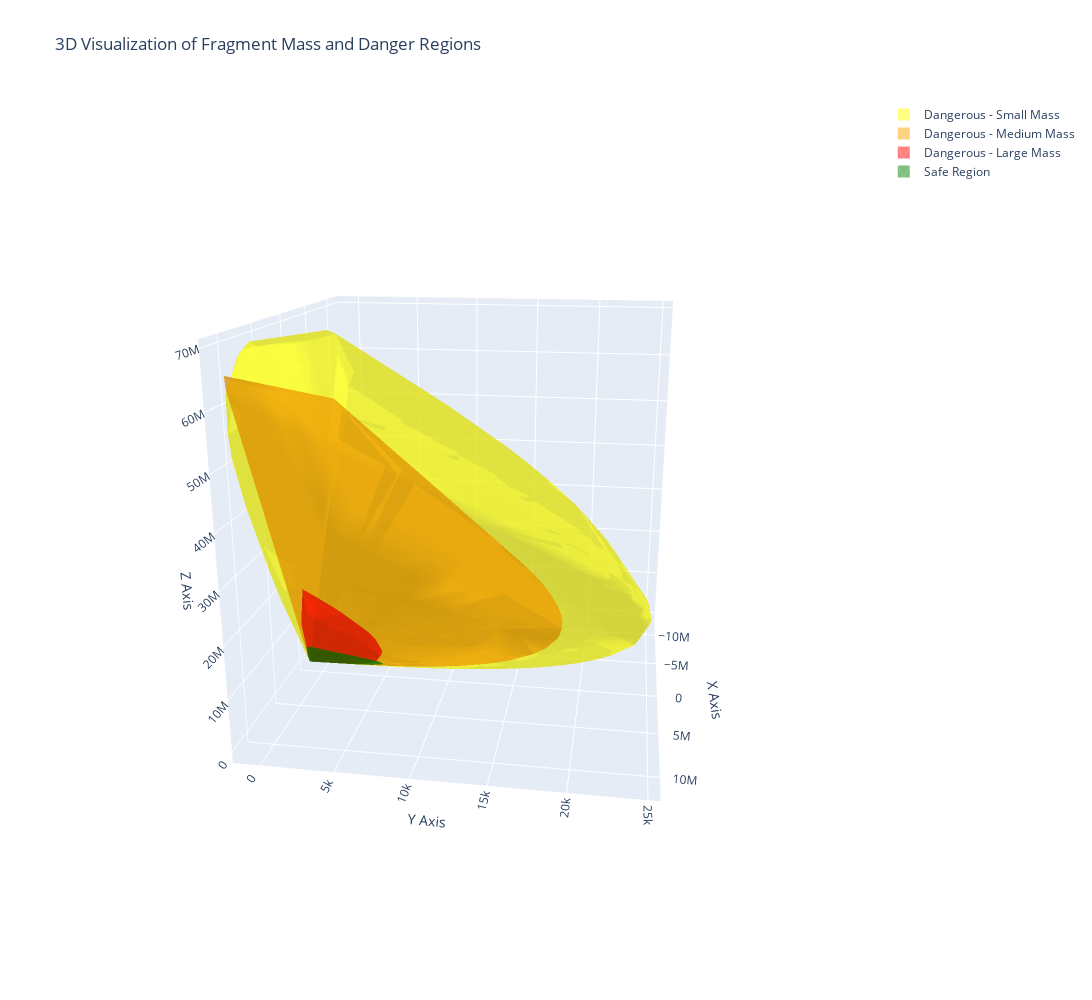

Here is the notebook cell this chart was saved with:
### Code cell
import pandas as pd
import plotly.graph_objects as go
import trimesh
import numpy as np

data_path = '/home/jovyan/share/8TB-share/qilin/fragment/Ejection.csv'
data = pd.read_csv(data_path)
filtered_data = data.sample(frac=0.1)
filtered_data['Danger'] = filtered_data['Danger'].astype(str)

# Correcting the warning by operating on a copy or using .loc
dangerous_data = filtered_data[filtered_data['Danger'] == '1'].copy()
mass_thresholds = dangerous_data['Mass'].quantile([0.7, 0.9]).tolist()
# Use .loc for proper assignment if not copying
dangerous_data.loc[:, 'mass_group'] = pd.cut(dangerous_data['Mass'],
                                             bins=[0, mass_thresholds[0], mass_thresholds[1], float('inf')],
                                             labels=['small', 'medium', 'large'])

# Updated function to compute and add mesh for each group
def add_group_mesh(fig, points, color, name):
    if len(points) >= 4:
        try:
            mesh = trimesh.Trimesh(vertices=points).convex_hull
            fig.add_trace(go.Mesh3d(
                x=mesh.vertices[:, 0], y=mesh.vertices[:, 1], z=mesh.vertices[:, 2],
                i=mesh.faces[:, 0], j=mesh.faces[:, 1], k=mesh.faces[:, 2],
                color=color, opacity=0.5, name=name, showlegend=True))
        except Exception as e:
            print(f"Could not create mesh for {name} due to: {e}")

# Visualizing with Plotly
fig = go.Figure()

# Add dangerous regions in order of increasing visibility (large to small)
color_map = {'large': 'red', 'medium': 'orange', 'small': 'yellow'}
for group_label in ['small', 'medium', 'large']:  # Defined order
    color = color_map[group_label]
    group_points = dangerous_data[dangerous_data['mass_group'] == group_label][['Centre X', 'Centre Y', 'Centre Z']].values
    add_group_mesh(fig, group_points, color, f'Dangerous - {group_label.capitalize()} Mass')

# Add the safe region mesh first (for better visibility of danger regions on top)
safe_points = filtered_data[filtered_data['Danger'] == '0'][['Centre X', 'Centre Y', 'Centre Z']].values
add_group_mesh(fig, safe_points, 'green', 'Safe Region')

# Adjust the figure size and layout
fig.update_layout(scene=dict(xaxis_title='X Axis', yaxis_title='Y Axis', zaxis_title='Z Axis', camera=dict(eye=dict(x=1.5, y=1.5, z=1.5))), title='3D Visualization of Fragment Mass and Danger Regions', width=1400, height=1000)

fig.show()
